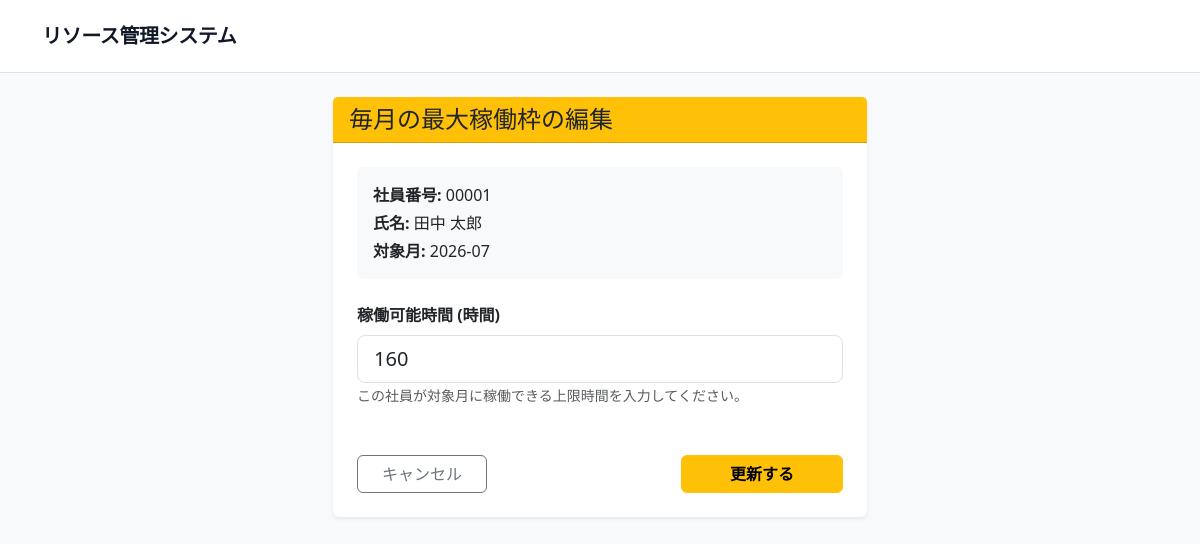
The page /admin-panel/resources/2/2026-07/edit/ on the database its author committed.
### core/models.py (models this page shows, shortened)
class User(AbstractUser):
    ROLE_CHOICES = (
        ('ADMIN', 'Administrator'),
        ('EMPLOYEE', 'Employee'),
    )
    username = None
    employee_number_validator = RegexValidator(
        regex=r'^\d{5}$',
        message="社員番号は5桁の半角数字で入力してください。"
    )
    employee_number = models.CharField(
        max_length=5,
        unique=True,
        validators=[employee_number_validator],
        verbose_name="社員番号"
    )
    role = models.CharField(max_length=10, choices=ROLE_CHOICES, default='EMPLOYEE')
    last_name = models.CharField(verbose_name="姓", max_length=30, blank=True, default="")
    first_name = models.CharField(verbose_name="名", max_length=30, blank=True, default="")
    USERNAME_FIELD = 'employee_number'
    REQUIRED_FIELDS = []
    objects = CustomUserManager()
    def get_full_name(self):
        full_name = f"{self.last_name} {self.first_name}".strip()
        if full_name:
            return full_name
        return self.employee_number

class AvailableResource(models.Model):
    user = models.ForeignKey(User, on_delete=models.CASCADE, related_name='available_resources')
    target_month = models.DateField(verbose_name="対象月")
    available_hours = models.PositiveIntegerField(verbose_name="稼働可能時間")
    class Meta:
        unique_together = ('user', 'target_month')

### core/views/admin_views.py (the view, shortened to what this page needs)
# urls.py: path('resources/<int:user_id>/<str:year_month>/edit/', admin_views.admin_resource_edit_view, name='admin_resource_edit'),
def admin_resource_edit_view(request, user_id, year_month):
    user = get_object_or_404(User, pk=user_id)
    year, month = map(int, year_month.split('-'))
    target_date = datetime.date(year, month, 1)
    resource, created = AvailableResource.objects.get_or_create(
        user=user,
        target_month=target_date,
        defaults={'available_hours': 100}
    )
    return render(request, 'core/admin/resource_edit.html', {
        'resource': resource,
        'target_user': user,
        'year_month': year_month
    })

### core/context_processors.py (called while the page is built)
def user_roles(request):
    is_admin = False
    if request.user.is_authenticated:
        is_admin = request.user.is_superuser or request.user.role == 'ADMIN'
    return {
        'is_admin': is_admin,
    }

### templates/core/admin/resource_edit.html (shortened to what this page needs)
{% extends "base.html" %}
{% block content %}
<div class="container mt-4">
    <div class="row justify-content-center">
        <div class="col-md-6">
            <div class="card shadow-sm border-0">
                <div class="card-header bg-warning text-dark fw-bold">
                    <h4 class="mb-0">毎月の最大稼働枠の編集</h4>
                </div>
                <div class="card-body p-4">
                    <div class="mb-4 bg-light p-3 rounded">
                        <p class="mb-1"><strong>社員番号:</strong> {{ target_user.employee_number }}</p>
                        <p class="mb-1"><strong>氏名:</strong> {{ target_user.get_full_name }}</p>
                        <p class="mb-0"><strong>対象月:</strong> {{ year_month }}</p>
                    </div>
                    <form method="post">
                        <div class="mb-4">
                            <label for="availableHoursInput" class="form-label fw-bold">稼働可能時間 (時間)</label>
                            <input type="number" name="available_hours" id="availableHoursInput"
                                   class="form-control form-control-lg"
                                   value="{{ resource.available_hours }}" min="0" required>
                            <small class="form-text text-muted">この社員が対象月に稼働できる上限時間を入力してください。</small>
                        </div>
                        <div class="d-flex justify-content-between mt-5">
                            <a href="{% url 'admin_resource_management' %}?month={{ year_month }}" class="btn btn-outline-secondary px-4">キャンセル</a>
                            <button type="submit" class="btn btn-warning px-5 fw-bold">更新する</button>
                        </div>
                    </form>
                </div>
            </div>
        </div>
    </div>
</div>
{% endblock %}

### static/css/app.css (style rules this page uses)
body { background-color: #F9FAFB; }

### rows shown on the page
User: employee_number "00001", get_full_name "田中 太郎"
AvailableResource: available_hours "160"

### other values the page prints
{{ year_month }} "2026-07"
